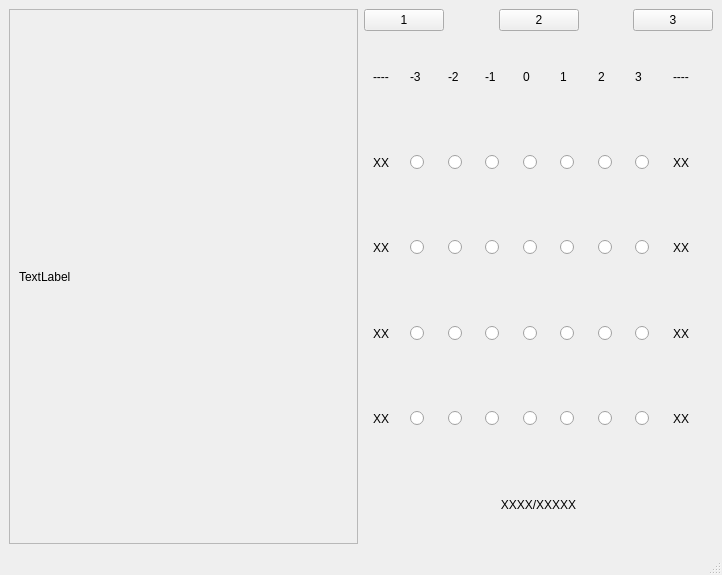
<?xml version="1.0" encoding="UTF-8"?>
<ui version="4.0">
 <class>MainWindow</class>
 <widget class="QMainWindow" name="MainWindow">
  <property name="geometry">
   <rect>
    <x>0</x>
    <y>0</y>
    <width>722</width>
    <height>575</height>
   </rect>
  </property>
  <property name="windowTitle">
   <string>MainWindow</string>
  </property>
  <widget class="QWidget" name="centralwidget">
   <layout class="QHBoxLayout" name="horizontalLayout_2">
    <item>
     <widget class="QFrame" name="frame">
      <property name="sizePolicy">
       <sizepolicy hsizetype="Expanding" vsizetype="Preferred">
        <horstretch>0</horstretch>
        <verstretch>0</verstretch>
       </sizepolicy>
      </property>
      <property name="frameShape">
       <enum>QFrame::StyledPanel</enum>
      </property>
      <property name="frameShadow">
       <enum>QFrame::Raised</enum>
      </property>
      <layout class="QGridLayout" name="gridLayout">
       <item row="0" column="0">
        <widget class="QLabel" name="label_2">
         <property name="text">
          <string>TextLabel</string>
         </property>
        </widget>
       </item>
      </layout>
     </widget>
    </item>
    <item>
     <layout class="QVBoxLayout" name="verticalLayout">
      <item>
       <layout class="QHBoxLayout" name="horizontalLayout">
        <item>
         <widget class="QPushButton" name="pushButton">
          <property name="text">
           <string>1</string>
          </property>
         </widget>
        </item>
        <item>
         <spacer name="horizontalSpacer_3">
          <property name="orientation">
           <enum>Qt::Horizontal</enum>
          </property>
          <property name="sizeHint" stdset="0">
           <size>
            <width>40</width>
            <height>20</height>
           </size>
          </property>
         </spacer>
        </item>
        <item>
         <widget class="QPushButton" name="pushButton_2">
          <property name="text">
           <string>2</string>
          </property>
         </widget>
        </item>
        <item>
         <spacer name="horizontalSpacer_4">
          <property name="orientation">
           <enum>Qt::Horizontal</enum>
          </property>
          <property name="sizeHint" stdset="0">
           <size>
            <width>40</width>
            <height>20</height>
           </size>
          </property>
         </spacer>
        </item>
        <item>
         <widget class="QPushButton" name="pushButton_3">
          <property name="text">
           <string>3</string>
          </property>
         </widget>
        </item>
       </layout>
      </item>
      <item>
       <widget class="QWidget" name="widget_5" native="true">
        <layout class="QHBoxLayout" name="horizontalLayout_7">
         <item>
          <widget class="QLabel" name="label_18">
           <property name="text">
            <string>----</string>
           </property>
          </widget>
         </item>
         <item>
          <widget class="QLabel" name="label_3">
           <property name="text">
            <string>-3</string>
           </property>
          </widget>
         </item>
         <item>
          <widget class="QLabel" name="label_4">
           <property name="text">
            <string>-2</string>
           </property>
          </widget>
         </item>
         <item>
          <widget class="QLabel" name="label_5">
           <property name="text">
            <string>-1</string>
           </property>
          </widget>
         </item>
         <item>
          <widget class="QLabel" name="label_6">
           <property name="text">
            <string>0</string>
           </property>
          </widget>
         </item>
         <item>
          <widget class="QLabel" name="label_7">
           <property name="text">
            <string>1</string>
           </property>
          </widget>
         </item>
         <item>
          <widget class="QLabel" name="label_8">
           <property name="text">
            <string>2</string>
           </property>
          </widget>
         </item>
         <item>
          <widget class="QLabel" name="label_9">
           <property name="text">
            <string>3</string>
           </property>
          </widget>
         </item>
         <item>
          <widget class="QLabel" name="label_19">
           <property name="text">
            <string>----</string>
           </property>
          </widget>
         </item>
        </layout>
       </widget>
      </item>
      <item>
       <widget class="QWidget" name="widget_3" native="true">
        <layout class="QHBoxLayout" name="horizontalLayout_5">
         <item>
          <widget class="QLabel" name="label_10">
           <property name="text">
            <string>XX</string>
           </property>
          </widget>
         </item>
         <item>
          <widget class="QRadioButton" name="radioButton_15">
           <property name="text">
            <string/>
           </property>
          </widget>
         </item>
         <item>
          <widget class="QRadioButton" name="radioButton_16">
           <property name="text">
            <string/>
           </property>
          </widget>
         </item>
         <item>
          <widget class="QRadioButton" name="radioButton_17">
           <property name="text">
            <string/>
           </property>
          </widget>
         </item>
         <item>
          <widget class="QRadioButton" name="radioButton_18">
           <property name="text">
            <string/>
           </property>
          </widget>
         </item>
         <item>
          <widget class="QRadioButton" name="radioButton_19">
           <property name="text">
            <string/>
           </property>
          </widget>
         </item>
         <item>
          <widget class="QRadioButton" name="radioButton_20">
           <property name="text">
            <string/>
           </property>
          </widget>
         </item>
         <item>
          <widget class="QRadioButton" name="radioButton_21">
           <property name="text">
            <string/>
           </property>
          </widget>
         </item>
         <item>
          <widget class="QLabel" name="label_11">
           <property name="text">
            <string>XX</string>
           </property>
          </widget>
         </item>
        </layout>
       </widget>
      </item>
      <item>
       <widget class="QWidget" name="widget_4" native="true">
        <layout class="QHBoxLayout" name="horizontalLayout_6">
         <item>
          <widget class="QLabel" name="label_12">
           <property name="text">
            <string>XX</string>
           </property>
          </widget>
         </item>
         <item>
          <widget class="QRadioButton" name="radioButton_22">
           <property name="text">
            <string/>
           </property>
          </widget>
         </item>
         <item>
          <widget class="QRadioButton" name="radioButton_23">
           <property name="text">
            <string/>
           </property>
          </widget>
         </item>
         <item>
          <widget class="QRadioButton" name="radioButton_24">
           <property name="text">
            <string/>
           </property>
          </widget>
         </item>
         <item>
          <widget class="QRadioButton" name="radioButton_25">
           <property name="text">
            <string/>
           </property>
          </widget>
         </item>
         <item>
          <widget class="QRadioButton" name="radioButton_26">
           <property name="text">
            <string/>
           </property>
          </widget>
         </item>
         <item>
          <widget class="QRadioButton" name="radioButton_27">
           <property name="text">
            <string/>
           </property>
          </widget>
         </item>
         <item>
          <widget class="QRadioButton" name="radioButton_28">
           <property name="text">
            <string/>
           </property>
          </widget>
         </item>
         <item>
          <widget class="QLabel" name="label_13">
           <property name="text">
            <string>XX</string>
           </property>
          </widget>
         </item>
        </layout>
       </widget>
      </item>
      <item>
       <widget class="QWidget" name="widget_2" native="true">
        <layout class="QHBoxLayout" name="horizontalLayout_4">
         <item>
          <widget class="QLabel" name="label_14">
           <property name="text">
            <string>XX</string>
           </property>
          </widget>
         </item>
         <item>
          <widget class="QRadioButton" name="radioButton_8">
           <property name="text">
            <string/>
           </property>
          </widget>
         </item>
         <item>
          <widget class="QRadioButton" name="radioButton_9">
           <property name="text">
            <string/>
           </property>
          </widget>
         </item>
         <item>
          <widget class="QRadioButton" name="radioButton_10">
           <property name="text">
            <string/>
           </property>
          </widget>
         </item>
         <item>
          <widget class="QRadioButton" name="radioButton_11">
           <property name="text">
            <string/>
           </property>
          </widget>
         </item>
         <item>
          <widget class="QRadioButton" name="radioButton_12">
           <property name="text">
            <string/>
           </property>
          </widget>
         </item>
         <item>
          <widget class="QRadioButton" name="radioButton_13">
           <property name="text">
            <string/>
           </property>
          </widget>
         </item>
         <item>
          <widget class="QRadioButton" name="radioButton_14">
           <property name="text">
            <string/>
           </property>
          </widget>
         </item>
         <item>
          <widget class="QLabel" name="label_15">
           <property name="text">
            <string>XX</string>
           </property>
          </widget>
         </item>
        </layout>
       </widget>
      </item>
      <item>
       <widget class="QWidget" name="widget" native="true">
        <layout class="QHBoxLayout" name="horizontalLayout_3">
         <item>
          <widget class="QLabel" name="label_16">
           <property name="text">
            <string>XX</string>
           </property>
          </widget>
         </item>
         <item>
          <widget class="QRadioButton" name="radioButton">
           <property name="text">
            <string/>
           </property>
          </widget>
         </item>
         <item>
          <widget class="QRadioButton" name="radioButton_2">
           <property name="text">
            <string/>
           </property>
          </widget>
         </item>
         <item>
          <widget class="QRadioButton" name="radioButton_3">
           <property name="text">
            <string/>
           </property>
          </widget>
         </item>
         <item>
          <widget class="QRadioButton" name="radioButton_4">
           <property name="text">
            <string/>
           </property>
          </widget>
         </item>
         <item>
          <widget class="QRadioButton" name="radioButton_5">
           <property name="text">
            <string/>
           </property>
          </widget>
         </item>
         <item>
          <widget class="QRadioButton" name="radioButton_6">
           <property name="text">
            <string/>
           </property>
          </widget>
         </item>
         <item>
          <widget class="QRadioButton" name="radioButton_7">
           <property name="text">
            <string/>
           </property>
          </widget>
         </item>
         <item>
          <widget class="QLabel" name="label_17">
           <property name="text">
            <string>XX</string>
           </property>
          </widget>
         </item>
        </layout>
       </widget>
      </item>
      <item>
       <widget class="QLabel" name="label">
        <property name="text">
         <string>XXXX/XXXXX</string>
        </property>
        <property name="alignment">
         <set>Qt::AlignCenter</set>
        </property>
       </widget>
      </item>
     </layout>
    </item>
   </layout>
  </widget>
  <widget class="QMenuBar" name="menubar">
   <property name="geometry">
    <rect>
     <x>0</x>
     <y>0</y>
     <width>722</width>
     <height>28</height>
    </rect>
   </property>
  </widget>
  <widget class="QStatusBar" name="statusbar"/>
 </widget>
 <resources/>
 <connections/>
</ui>
